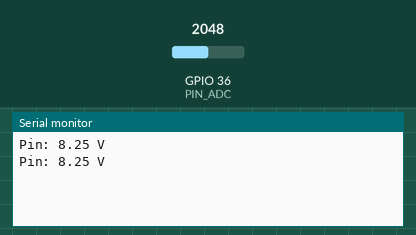
Simulated run of this sketch. Board: ESP32. On the bench: the last lines printed to the serial monitor. The inputs (shaded band) are chosen by the test bench; at power-on: GPIO 36 (PIN_ADC) = 2048.

Above: at 1.2 s.
1.3 s: GPIO 36 (PIN_ADC) set to 2866
At 2.6 s:
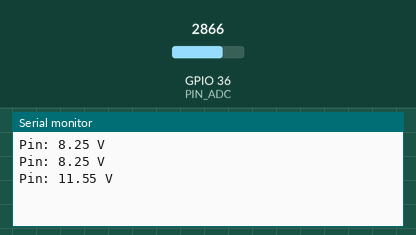
2.8 s: GPIO 36 (PIN_ADC) set to 3603
At 3.8 s:
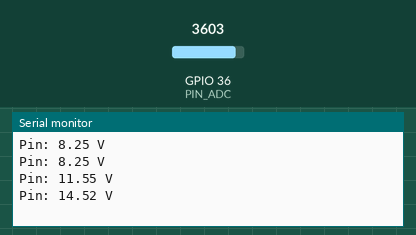
Timing chart, 0 to 5.8 s (numbered marks = the images above; inputs shaded):
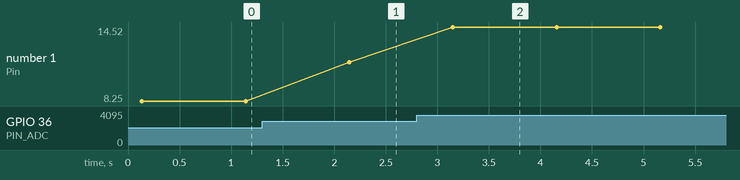

Measured:
- after the input at 1.3 s, the serial monitor: prints a new line after 0.85 s (image 1)
- after the input at 2.8 s, the serial monitor: prints a new line after 0.35 s (image 2)
- plotted number 1: 8.25 → 11.55 after the input at 1.3 s, 11.55 → 14.52 after the input at 2.8 s

The sketch:

pin_gui_phan_tram.ino
```cpp
// DevKit ESP32 30 chan: do dien ap pin 2S qua module do ap (chia 5:1) va gui cho bo man hinh qua UART2.
//   Module do ap:  S -> GPIO36 (VP);  "-" -> GND;  "+" de trong;  hai dau vit -> +VSW / GND (sau cong tac)
//   UART2: GPIO17 (TX) -> o UART bo man hinh chan RX0;  GPIO16 (RX) <- o UART bo man hinh chan TX0;  chung GND (khong noi chan 5V)
// Gui moi giay mot dong "B<mV>\n", vi du "B7620\n" = 7,62 V.
// HE SO_HIEU_CHINH: do pin bang dong ho van nang, sua so nay cho khop (mac dinh 1.000).
const int PIN_ADC = 36;
const float TI_LE = 5.0f;            // module 30k/7.5k: 8,4 V -> 1,68 V
const float HE_SO_HIEU_CHINH = 1.000f;

void setup() {
  Serial.begin(115200);
  Serial2.begin(115200, SERIAL_8N1, 16, 17);   // RX=16, TX=17
  analogSetPinAttenuation(PIN_ADC, ADC_11db);
}

void loop() {
  uint32_t sum = 0;
  const int N = 64;
  for (int i = 0; i < N; i++) { sum += analogReadMilliVolts(PIN_ADC); delay(2); }
  float mv_pin = (sum / (float)N) * TI_LE * HE_SO_HIEU_CHINH;
  Serial2.printf("B%d\n", (int)mv_pin);
  Serial.printf("Pin: %.2f V\n", mv_pin / 1000.0f);
  delay(870);
}
```
